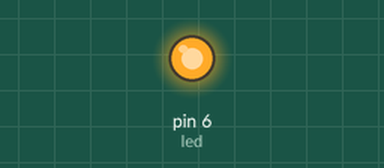
The sketch below on a simulated Arduino Uno, built with avr-gcc and run on an emulated ATmega328P. Parts: output pins drawn as LEDs (lit = HIGH).

Above: at 0.1 s.
Timing chart, 0 to 1.6 s (numbered marks = the images above):
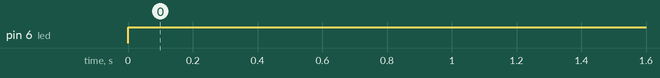

Measured:
- by itself, pin 6 (led): LOW → HIGH at 0.00 s

The sketch:

test_light.ino
```cpp
int led =6;

void setup() {
pinMode(led,OUTPUT);
}

void loop() {
digitalWrite(led,HIGH);
delay(1000);
}
```
